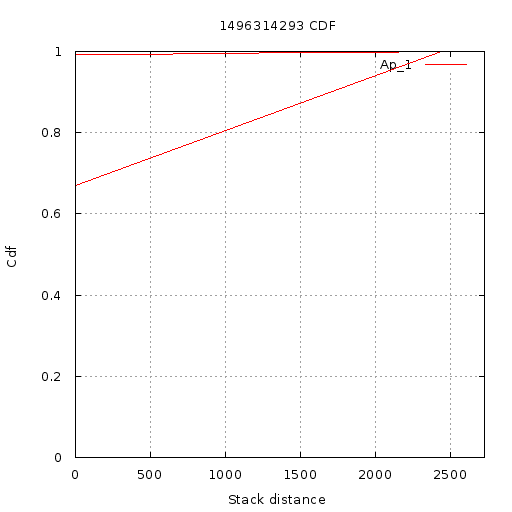

gnuplot code for this plot:
set terminal  png size 512,512 font 'Verdana, 10'
set title "1496314293 CDF"
set output '//home//cat//Documents//CACHE//Results//PlotData//Static partial//1496314293//CDF//18//cdf.png'
set ylabel "Cdf"
set yrange [0:1]
set xlabel "Stack distance"
set xrange [1.000000:2725.000000]
set grid xtics ytics
plot '//home//cat//Documents//CACHE//Results//PlotData//Static partial//1496314293//CDF//18//App_1.txt' using 1:2 with lines title 'Ap_1'
set terminal  png size 512,512 font 'Verdana, 10'
set title "1496314293 CDF"
set output '//home//cat//Documents//CACHE//Results//PlotData//Static partial//1496314293//CDF//18//cdf.png'
set ylabel "Cdf"
set yrange [0:1]
set xlabel "Stack distance"
set xrange [1.000000:2725.000000]
set grid xtics ytics
plot '//home//cat//Documents//CACHE//Results//PlotData//Static partial//1496314293//CDF//18//App_1.txt' using 1:2 with lines title 'Ap_1'
set terminal  png size 512,512 font 'Verdana, 10'
set title "1496314293 CDF"
set output '//home//cat//Documents//CACHE//Results//PlotData//Static partial//1496314293//CDF//18//cdf.png'
set ylabel "Cdf"
set yrange [0:1]
set xlabel "Stack distance"
set xrange [1.000000:2725.000000]
set grid xtics ytics
plot '//home//cat//Documents//CACHE//Results//PlotData//Static partial//1496314293//CDF//18//App_1.txt' using 1:2 with lines title 'Ap_1'
set terminal  png size 512,512 font 'Verdana, 10'
set title "1496314293 CDF"
set output '//home//cat//Documents//CACHE//Results//PlotData//Static partial//1496314293//CDF//18//cdf.png'
set ylabel "Cdf"
set yrange [0:1]
set xlabel "Stack distance"
set xrange [1.000000:2725.000000]
set grid xtics ytics
plot '//home//cat//Documents//CACHE//Results//PlotData//Static partial//1496314293//CDF//18//App_1.txt' using 1:2 with lines title 'Ap_1'
